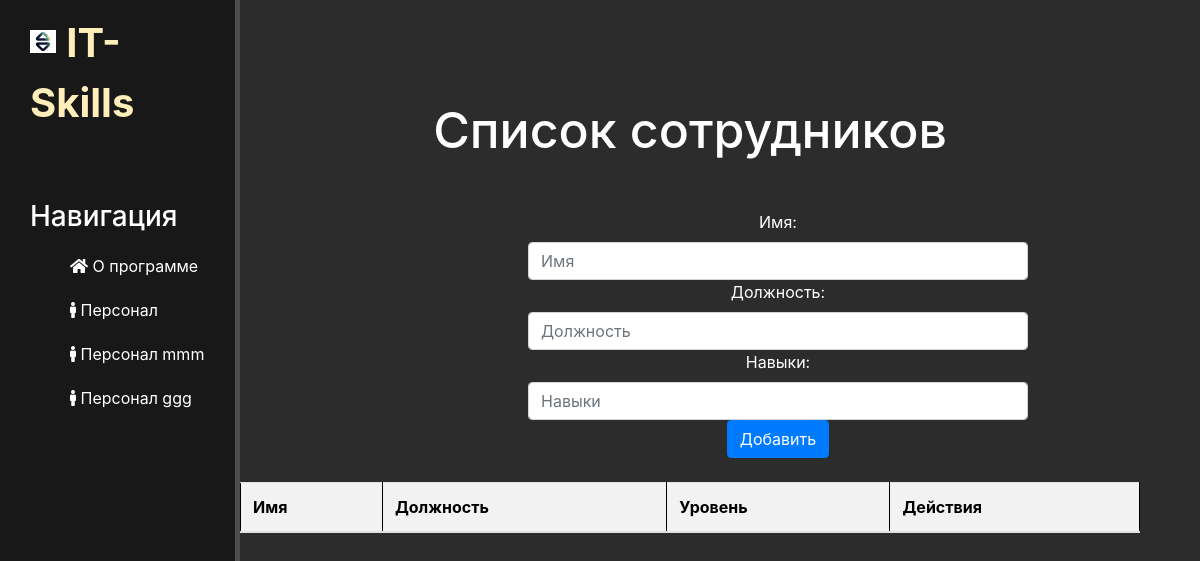
Before: /emplo/ggg/ with the older database file.
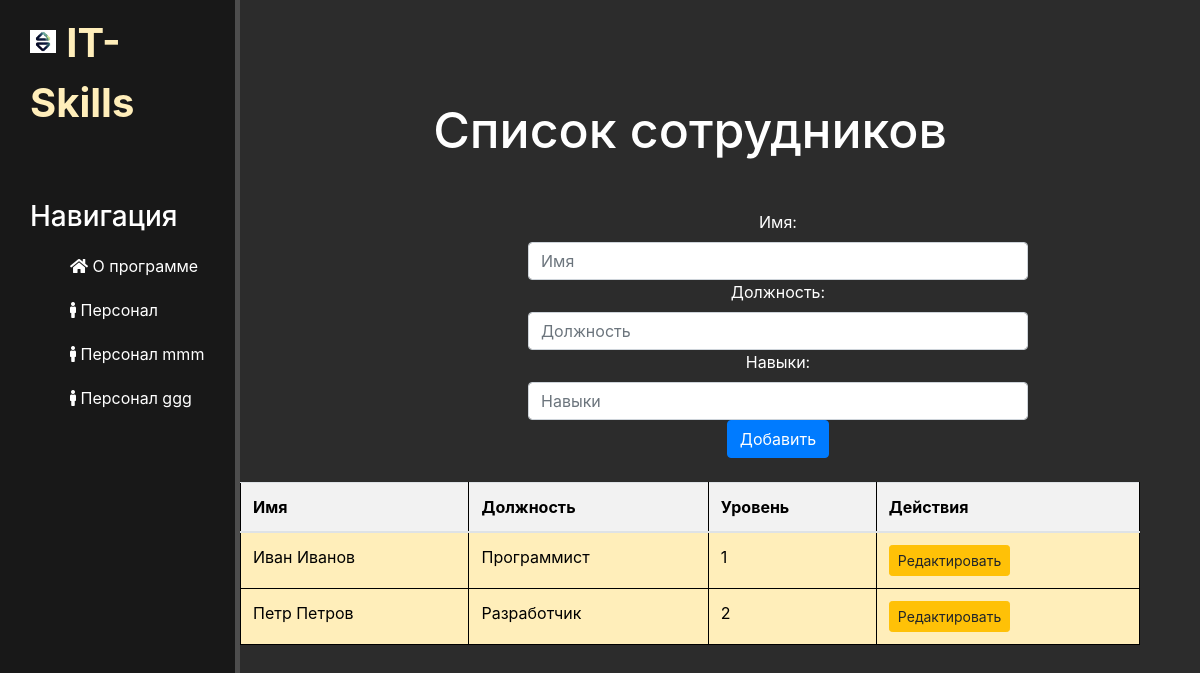
After: the same page with the newer database file.
### emplo/models.py (models this page shows, shortened)
class Employee(models.Model):
    name = models.CharField('Имя', max_length=20, default='')
    position = models.CharField('Должность', max_length=20, default='')
    skill = models.TextField('Навыки', default = '')
    level = models.CharField('Уровень', max_length = 5, default='')
    fit_level = models.FloatField('Соответствие', default=0)
    class Meta:
        verbose_name="Сотрудник"
        verbose_name_plural = 'Сотрудники'

### emplo/views.py (the view)
# urls.py: path('ggg/', views.emplo_list_ggg, name='emplo-list-ggg'),
def emplo_list_ggg(request):
    products = Employee.objects.all()
    if request.method == "POST":
        form = EmployeeForm(request.POST)
        if form.is_valid():
            form.save()
            return redirect('emplo-list-ggg')  # Обновляем страницу
    context = {
        'products': products,
        'form': EmployeeForm()
    }
    return render(request, 'emplo/emplo_list_ggg.html', context)

### emplo/forms.py
class EmployeeForm(ModelForm):
    class Meta:
        model = Employee
        fields = ['name', 'position', 'skill']
        widgets = {
            "name": TextInput(attrs= {
                'class':'form-control',
                'placeholder':'Имя'
            }),
            "position": TextInput(attrs={
                'class': 'form-control',
                'placeholder': 'Должность'
            }),
            "skill": TextInput(attrs={
                'class': 'form-control',
                'placeholder': 'Навыки'
            }),
        }

### emplo/templates/emplo/emplo_list_ggg.html (shortened to what this page needs)
{% extends "main/layout.html" %}
{% block content %}
    <div class="features">
        <h1>Список сотрудников</h1>
        <form method="post">
            {{ form.as_table }}
            <button type="submit" class="btn btn-primary">Добавить</button>
        </form>
        <table class="table mt-4">
            <thead>
                <tr>
                    <th>Имя</th>
                    <th>Должность</th>
                    <th>Уровень</th>
                    <th>Действия</th>
                </tr>
            </thead>
            <tbody>
                {% for emp in products %}
                <tr>
                    <td>{{ emp.name }}</td>
                    <td>{{ emp.position }}</td>
                    <td>{{ emp.level }}</td>
                    <td>
                        <a href="{% url 'edit-emplo-ggg' emp.id %}" class="btn btn-warning btn-sm">Редактировать</a>
                    </td>
                </tr>
                {% endfor %}
            </tbody>
        </table>
    </div>
{% endblock %}

Changed rows visible on the page:
added Employee: name "Иван Иванов", position "Программист", level "1"
added Employee: name "Петр Петров", position "Разработчик", level "2"
